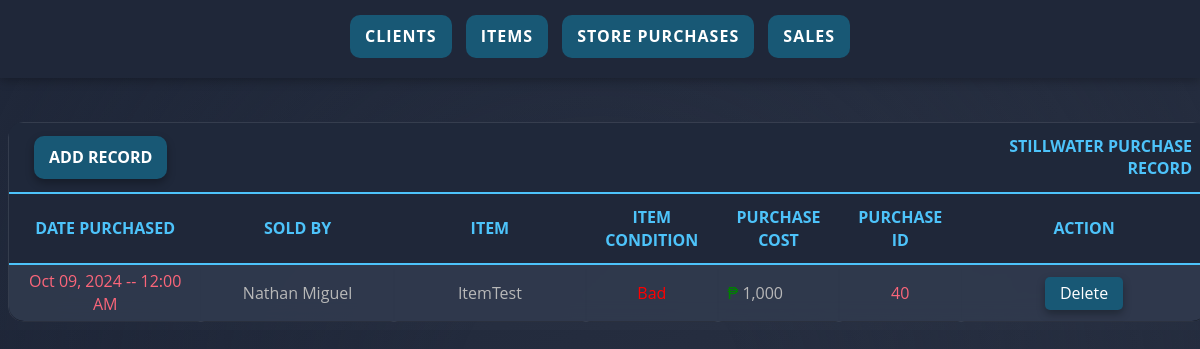
Page /htdocs/pt5_stillwaterDB/purchases.php on the earlier database version.
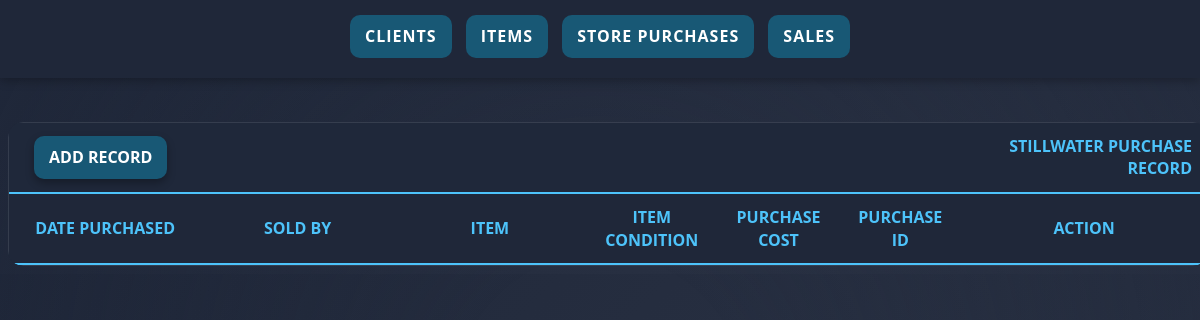
Same page on the later database version.
### tables this page shows
CREATE TABLE `purchases` (
  `condition_at_purchase` text DEFAULT NULL,
  `p_cost` bigint(20) DEFAULT NULL,
  `p_date` timestamp NOT NULL DEFAULT current_timestamp(),
  `purchase_id` bigint(20) unsigned NOT NULL AUTO_INCREMENT,
  `ClientNumber` bigint(20) unsigned DEFAULT NULL,
  `item_num` int(11) DEFAULT NULL,
  PRIMARY KEY (`purchase_id`),
  KEY `Items_Purchases` (`item_num`),
  KEY `AllClients_Purchases` (`ClientNumber`),
  CONSTRAINT `purchases_ibfk_10` FOREIGN KEY (`ClientNumber`) REFERENCES `allclients` (`ClientNumber`),
  CONSTRAINT `purchases_ibfk_14` FOREIGN KEY (`item_num`) REFERENCES `items` (`item_num`) ON DELETE SET NULL ON UPDATE SET NULL
);

CREATE TABLE `allclients` (
  `ClientNumber` bigint(20) unsigned NOT NULL AUTO_INCREMENT,
  `givenName` varchar(100) DEFAULT NULL,
  `ClientAddress` varchar(255) DEFAULT NULL,
  `lastName` varchar(100) DEFAULT NULL,
  PRIMARY KEY (`ClientNumber`)
);

CREATE TABLE `items` (
  `item_num` int(11) NOT NULL AUTO_INCREMENT,
  `description` text DEFAULT NULL,
  `asking_price` bigint(20) DEFAULT NULL,
  `critiqued_comments` text DEFAULT NULL,
  `condition` text DEFAULT NULL,
  `item_type` text DEFAULT NULL,
  `is_sold` tinyint(1) DEFAULT 0,
  PRIMARY KEY (`item_num`)
);

### htdocs/pt5_stillwaterDB/purchases.php (the view, shortened to what this page needs)
<!DOCTYPE html>
<html lang="en">
<head>
    <link rel="stylesheet" href="css/style.css">
</head>
<body>
    <?php
    include("nav.php");
    include("database.php");
    $sql = "SELECT
            p.p_date,
            p.condition_at_purchase,
            p.p_cost,
            p.purchase_id,
            p.item_num,
            p.ClientNumber,
            i.description AS item_description,
            c.givenName,
            c.lastName
        FROM
            purchases p
        INNER JOIN
            items i ON p.item_num = i.item_num
        INNER JOIN
            allclients c ON p.ClientNumber = c.ClientNumber
        ORDER BY
            p.p_date DESC";
    $query = mysqli_query($conn, $sql);
    ?>
    <br><br><br><br><br>
    <div class="table-wrapper">
    <table class="container">
        <thead>
            <tr>
                <th class="th" colspan="6"><a href="insert_p.php">Add Record</a></th>
                <th align="right">Stillwater Purchase Record</th>
            </tr>
            <tr align="center">
                <th width="150px">Date Purchased</th>
                <th width="150px">Sold by</th>
                <th width="150px">Item</th>
                <th width="50px">Item Condition</th>
                <th width="80px">Purchase Cost</th>
                <th width="80px">Purchase ID</th>
                <th width="200px">Action</th>
            </tr>
        </thead>
        <tbody>
            <?php
            while ($result = mysqli_fetch_assoc($query)) {
                $formatCost = number_format($result['p_cost']);
                $conditionClass = '';
                switch (strtolower($result['condition_at_purchase'])) {
                    case 'bad':
                        $conditionClass = 'condition-bad';
                        break;
                }
                $p_date = !empty($result['p_date']) ? date("M d, Y -- g:i A", strtotime($result['p_date'])) : 'N/A';
            ?>
                <tr align="center">
                    <td><?php echo $p_date; ?></td>
                    <td><?php echo $result['givenName']; ?></td>
                    <td><?php echo $result['item_description']; ?></td>
                    <td class="<?php echo $conditionClass; ?>"><?php echo $result['condition_at_purchase']; ?></td>
                    <td align="left"><span style="color: green;">₱ </span><?php echo $formatCost; ?></td>
                    <td style="color: #FB667A;"><?php echo $result['purchase_id']; ?></td>
                    <td class="td">
                        <a href='purchases.php?action=delete&purchase_id=<?php echo $result["purchase_id"]; ?>' onclick="return confirm('Are you sure you want to delete this record?');">Delete</a>
                    </td>
                </tr>
            <?php
            }
            ?>
        </tbody>
    </table>
    </div>
</body>
</html>

Differences in the rows shown:
removed purchases: p_date "Oct 09, 2024 -- 12:00 AM", ClientNumber.givenName "Nathan Miguel", item_num.description "ItemTest", condition_at_purchase "Bad", p_cost "1,000", purchase_id "40"
